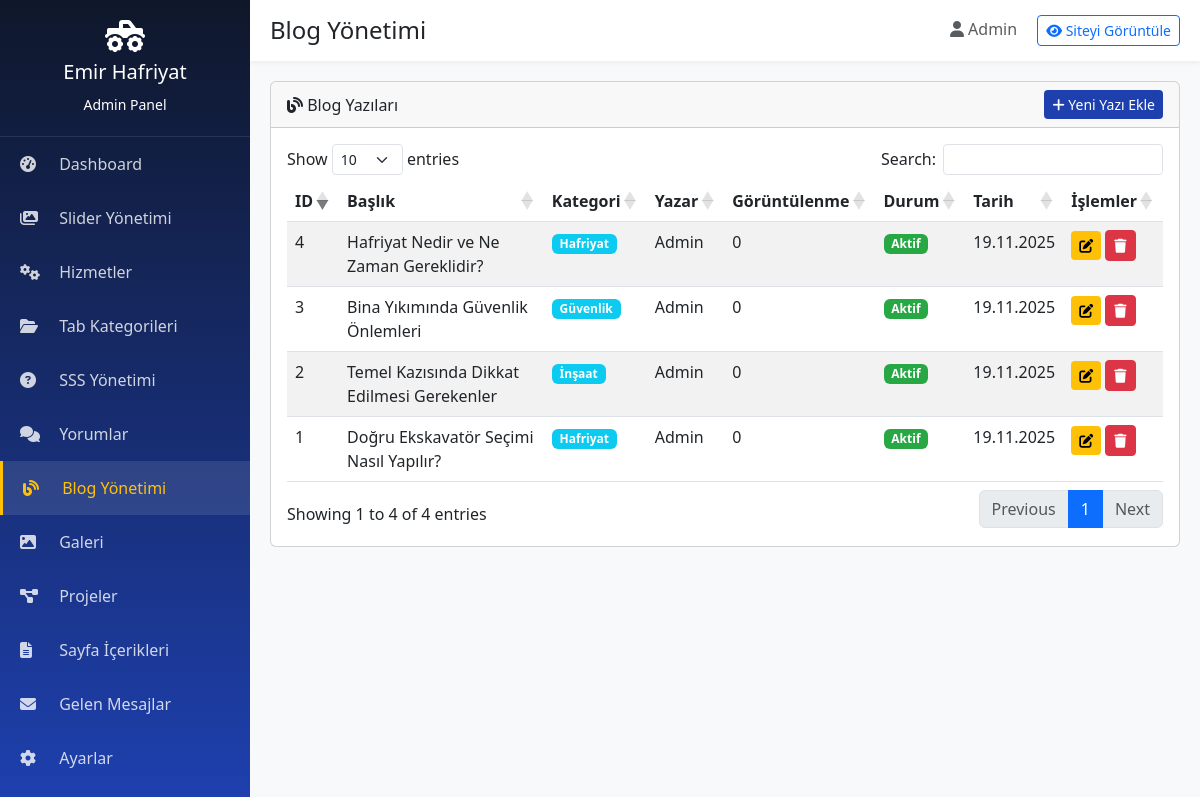
Screenshot of /admin/blog.php (signed in) with the database file from the repository.
### tables this page shows
CREATE TABLE `blog` (
  `id` int(11) NOT NULL AUTO_INCREMENT,
  `title` varchar(200) NOT NULL,
  `slug` varchar(200) NOT NULL,
  `excerpt` text,
  `content` text NOT NULL,
  `featured_image` varchar(255) DEFAULT NULL,
  `category` varchar(100) DEFAULT NULL,
  `author` varchar(100) DEFAULT 'Admin',
  `views` int(11) DEFAULT 0,
  `status` tinyint(1) DEFAULT 1,
  `meta_title` varchar(200) DEFAULT NULL,
  `meta_description` text,
  `meta_keywords` text,
  `created_at` timestamp NOT NULL DEFAULT CURRENT_TIMESTAMP,
  `updated_at` timestamp NOT NULL DEFAULT CURRENT_TIMESTAMP ON UPDATE CURRENT_TIMESTAMP,
  PRIMARY KEY (`id`),
  UNIQUE KEY `slug` (`slug`)
);

### config.php (called while the page is built, shortened)
<?php
spl_autoload_register(function($class) {
    $file = BASE_PATH . '/includes/classes/' . $class . '.php';
});
require_once BASE_PATH . '/includes/functions.php';

### includes/classes/Database.php (called while the page is built, shortened)
<?php
class Database {
    private static $instance = null;
    private $conn;
    private function __construct() {
        try {
            $dsn = "mysql:host=" . DB_HOST . ";dbname=" . DB_NAME . ";charset=" . DB_CHARSET;
            $this->conn = new PDO($dsn, DB_USER, DB_PASS);
            $this->conn->setAttribute(PDO::ATTR_ERRMODE, PDO::ERRMODE_EXCEPTION);
            $this->conn->setAttribute(PDO::ATTR_DEFAULT_FETCH_MODE, PDO::FETCH_ASSOC);
            $this->conn->setAttribute(PDO::ATTR_EMULATE_PREPARES, false);
        } catch(PDOException $e) {
            die("Veritabanı bağlantısı başarısız: " . $e->getMessage());
        }
    }
    public static function getInstance() {
        if (self::$instance === null) {
            self::$instance = new self();
        }
        return self::$instance;
    }
    public function query($sql, $params = []) {
        try {
            $stmt = $this->conn->prepare($sql);
            $stmt->execute($params);
            return $stmt;
        } catch(PDOException $e) {
            error_log("Query Error: " . $e->getMessage());
            return false;
        }
    }
    public function fetchAll($sql, $params = []) {
        $stmt = $this->query($sql, $params);
        return $stmt ? $stmt->fetchAll() : [];
    }
}

### includes/functions.php (called while the page is built, shortened)
<?php
function clean($data) {
    return htmlspecialchars(strip_tags(trim($data)), ENT_QUOTES, 'UTF-8');
}
function formatDate($date, $format = 'd.m.Y') {
    return date($format, strtotime($date));
}

### admin/blog.php (the view, shortened to what this page needs)
<?php
include 'includes/header.php';
$blogs = $db->fetchAll("SELECT * FROM blog ORDER BY created_at DESC");
?>
<div class="card">
    <div class="card-header d-flex justify-content-between align-items-center">
        <span><i class="fas fa-blog"></i> Blog Yazıları</span>
        <a href="blog_add.php" class="btn btn-sm btn-primary">
            <i class="fas fa-plus"></i> Yeni Yazı Ekle
        </a>
    </div>
    <div class="card-body">
        <table class="table table-striped datatable">
            <thead>
                <tr>
                    <th>ID</th>
                    <th>Başlık</th>
                    <th>Kategori</th>
                    <th>Yazar</th>
                    <th>Görüntülenme</th>
                    <th>Durum</th>
                    <th>Tarih</th>
                    <th>İşlemler</th>
                </tr>
            </thead>
            <tbody>
                <?php foreach ($blogs as $blog): ?>
                    <tr>
                        <td><?= $blog['id'] ?></td>
                        <td><?= clean($blog['title']) ?></td>
                        <td><span class="badge bg-info"><?= clean($blog['category']) ?></span></td>
                        <td><?= clean($blog['author']) ?></td>
                        <td><?= $blog['views'] ?></td>
                        <td>
                            <?php if ($blog['status']): ?>
                                <span class="badge badge-active">Aktif</span>
                            <?php else: ?>
                                <span class="badge badge-inactive">Pasif</span>
                            <?php endif; ?>
                        </td>
                        <td><?= formatDate($blog['created_at'], 'd.m.Y') ?></td>
                        <td class="table-actions">
                            <a href="blog_edit.php?id=<?= $blog['id'] ?>" class="btn btn-sm btn-warning">
                                <i class="fas fa-edit"></i>
                            </a>
                            <a href="blog_delete.php?id=<?= $blog['id'] ?>" class="btn btn-sm btn-danger btn-delete">
                                <i class="fas fa-trash"></i>
                            </a>
                        </td>
                    </tr>
                <?php endforeach; ?>
            </tbody>
        </table>
    </div>
</div>
<?php include 'includes/footer.php'; ?>

### admin/includes/header.php (style rules this page uses)
:root { --sidebar-width: 250px; --primary-yellow: #FFC107; --primary-blue: #1E40AF; --dark-blue: #0F172A; }
body { background: #f8f9fa; }
.btn-primary { background: var(--primary-blue); border: none; }
.btn-warning { background: var(--primary-yellow); border: none; color: #000; }
.table-actions { white-space: nowrap; }
.badge-active { background: #28a745; }

### rows the page displays
blog: id "1", title "Doğru Ekskavatör Seçimi Nasıl Yapılır?", category "Hafriyat", author "Admin", views "0", status "Aktif", created_at "19.11.2025"
blog: id "2", title "Temel Kazısında Dikkat Edilmesi Gerekenler", category "İnşaat", author "Admin", views "0", status "Aktif", created_at "19.11.2025"
blog: id "3", title "Bina Yıkımında Güvenlik Önlemleri", category "Güvenlik", author "Admin", views "0", status "Aktif", created_at "19.11.2025"
blog: id "4", title "Hafriyat Nedir ve Ne Zaman Gereklidir?", category "Hafriyat", author "Admin", views "0", status "Aktif", created_at "19.11.2025"

### other values shown
$pageTitle "Blog Yönetimi"
$_SESSION['admin_name'] "Admin"
